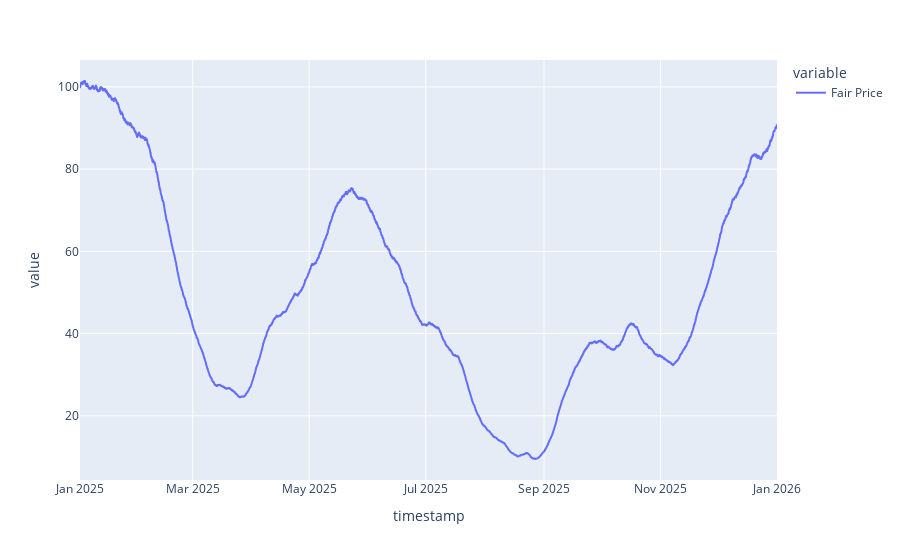

Notebook code cell kept with this figure:
### Markdown cell above
## Question 1 : simulating fair prices

### Code cell
# px.line(utils.simulate_fair_price().to_pandas().set_index('timestamp'))

### Figure 1 — Plotly figure (JSON) as saved in the notebook; plotly's stock layout.template omitted (floating-point values rounded to 4 significant figures; data arrays with more than 128 entries replaced by an {"elided": "..."} marker saying what was removed)
{"data": [{"hovertemplate": "variable=Fair Price<br>timestamp=%{x}<br>value=%{y}<extra></extra>", "legendgroup": "Fair Price", "line": {"color": "#636efa", "dash": "solid"}, "marker": {"symbol": "circle"}, "mode": "lines", "name": "Fair Price", "showlegend": true, "type": "scattergl", "x": {"elided": "8761 str values"}, "xaxis": "x", "y": {"elided": "8761 float values"}, "yaxis": "y"}], "layout": {"legend": {"title": {"text": "variable"}, "tracegroupgap": 0}, "margin": {"t": 60}, "xaxis": {"anchor": "y", "domain": [0, 1], "title": {"text": "timestamp"}}, "yaxis": {"anchor": "x", "domain": [0, 1], "title": {"text": "value"}}}}
